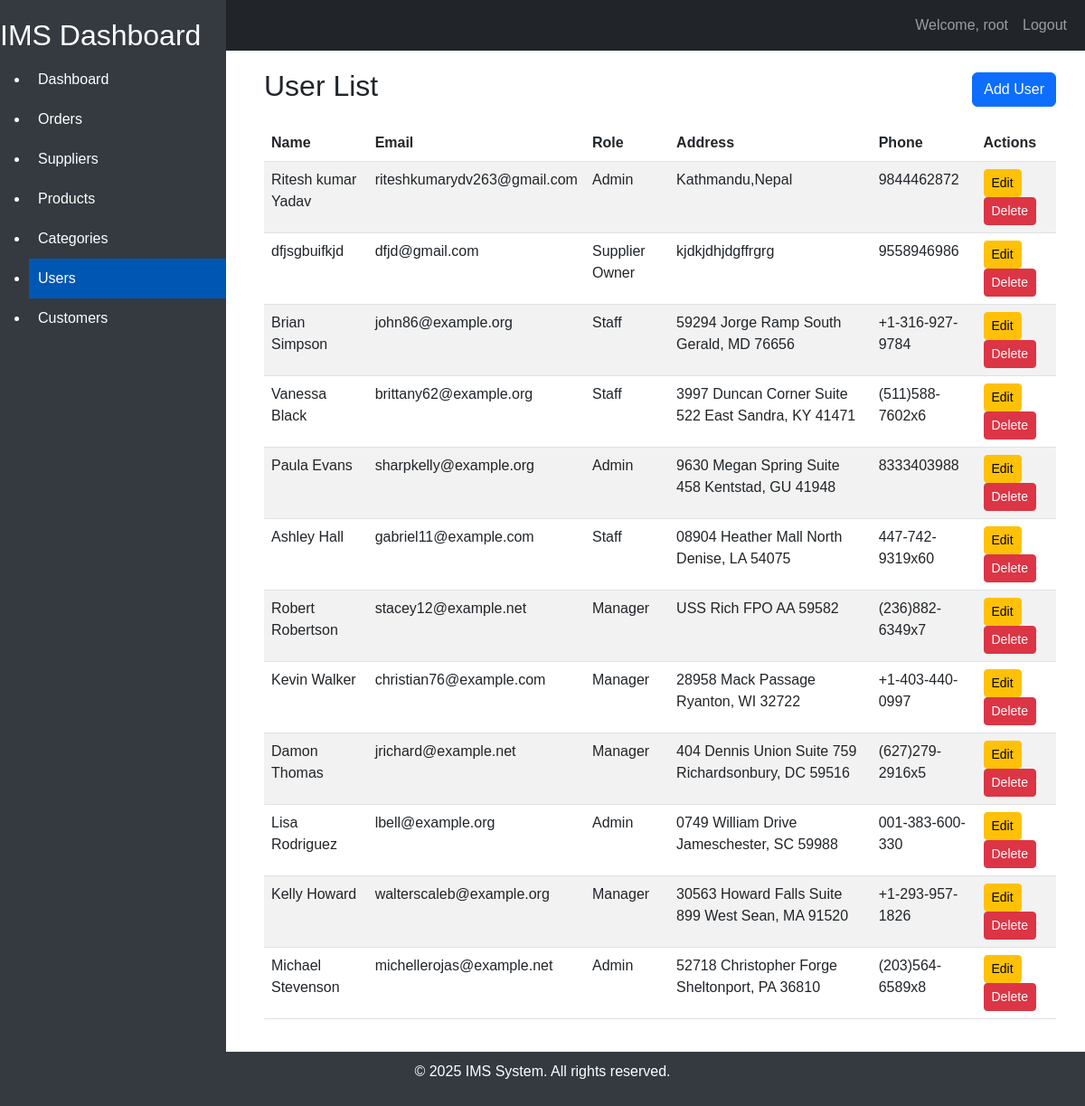
Page /user/users/ (signed in) on the committed database.
### user/models.py (models this page shows, shortened)
class User(models.Model):
    id = models.AutoField(primary_key=True)
    name = models.CharField(max_length=100)
    email = models.EmailField(unique=True)
    phone = models.CharField(max_length=15, blank=True, null=True)
    password = models.CharField(max_length=100)
    created_at = models.DateTimeField(auto_now_add=True)
    updated_at = models.DateTimeField(auto_now=True)
    address = models.TextField(blank=True, null=True)
    role = models.ForeignKey(
    Role,
    on_delete=models.SET_NULL,
    null=True,
    blank=True,
    default=None,  # or the ID of an existin  g Role object
)
    class Meta:
        db_table = 'users'
        verbose_name = 'User'
        verbose_name_plural = 'Users'

class Role(models.Model):
    name = models.CharField(max_length=50, unique=True)
    class Meta:
        db_table = 'roles'
        verbose_name = 'Role'
        verbose_name_plural = 'Roles'
    def __str__(self):
        return self.name

### user/views.py (the view)
# urls.py: path('users/', UserListView.as_view(), name='user-list'),
class UserListView(LoginRequiredMixin, ListView):
    model = User
    template_name = 'users/user_list.html'
    context_object_name = 'users'

### user/templates/users/user_list.html (shortened to what this page needs)
{% extends "home/base.html" %}
{% block content %}
<div class="container-fluid">
    <div class="d-flex justify-content-between align-items-center mb-3">
        <h2>User List</h2>
        <a href="{% url 'user-create' %}" class="btn btn-primary">Add User</a>
    </div>
    <table class="table table-striped">
        <thead>
            <tr>
                <th>Name</th>
                <th>Email</th>
                <th>Role</th>
                <th>Address</th>
                <th>Phone</th>
                <th>Actions</th>
            </tr>
        </thead>
        <tbody>
            {% for user in users %}
            <tr>
                <td>{{ user.name }}</td>
                <td>{{ user.email }}</td>
                <td>{{ user.role }}</td>
                <td>{{ user.address }}</td>
                <td>{{ user.phone }}</td>
                <td>
                    <a href="{% url 'user-update' user.id %}" class="btn btn-sm btn-warning">Edit</a>
                    <a href="{% url 'user-delete' user.id %}" class="btn btn-sm btn-danger">Delete</a>
                </td>
            </tr>
            {% empty %}
            <tr>
                <td colspan="6" class="text-center">No users found.</td>
            </tr>
            {% endfor %}
        </tbody>
    </table>
</div>
{% endblock %}

### home/templates/home/base.html (shortened to what this page needs)
<!DOCTYPE html>
<html lang="en">
<head>
    <link href="https://cdn.jsdelivr.net/npm/bootstrap@5.3.0-alpha1/dist/css/bootstrap.min.css" rel="stylesheet">
</head>
<body>
    <nav class="navbar navbar-expand-lg navbar-dark bg-dark">
        <div class="container-fluid">
            <a class="navbar-brand" href="#">IMS</a>
            <div class="collapse navbar-collapse" id="navbarNav">
                <ul class="navbar-nav ms-auto">
                    {% if user.is_authenticated %}
                    <li class="nav-item">
                        <a class="nav-link" href="#">Welcome, {{ user.username }}</a>
                    </li>
                    <li class="nav-item">
                        <a class="nav-link" href="{% url 'logout' %}">Logout</a>
                    </li>
                    {% endif %}
                </ul>
            </div>
        </div>
    </nav>
    <div class="sidebar">
        <h2>IMS Dashboard</h2>
        <ul>
            <li>
                <a href="{% url 'dashboard' %}"
                    class="{% if request.path == '/dashboard/' %}active{% endif %}">Dashboard</a>
            </li>
            <li>
                <a href="{% url 'order_list' %}"
                    class="{% if request.path == '/orders/' %}active{% endif %}">Orders</a>
            </li>
            <li>
                <a href="{% url 'supplier-list' %}"
                    class="{% if request.path == '/suppliers/' %}active{% endif %}">Suppliers</a>
            </li>
            <li>
                <a href="{% url 'product-list' %}"
                    class="{% if request.path == '/product/products/' %}active{% endif %}">Products</a>
            </li>
            <li>
                <a href="{% url 'category-list' %}"
                    class="{% if request.path == '/product/category/' %}active{% endif %}">Categories</a>
            </li>
            <li>
                <a href="{% url 'user-list' %}"
                    class="{% if request.path == '/user/users/' %}active{% endif %}">Users</a>
            </li>
            <li>
                <a href="{% url 'customer-list' %}"
                    class="{% if request.path == '/customers/' %}active{% endif %}">Customers</a>
            </li>
        </ul>
    </div>
    <div class="content">
        {% block content %}
        {% endblock %}
    </div>
    <footer class="footer">
        <div class="container">
            <p>&copy; 2025 IMS System. All rights reserved.</p>
        </div>
    </footer>
</body>
</html>

### home/templates/home/base.html (style rules this page uses)
body { font-family: Arial, sans-serif; display: flex; flex-direction: column; min-height: 100vh; }
.sidebar { position: fixed; top: 0; left: 0; height: 100%; width: 250px; background-color: #343a40; color: #fff; padding-top: 20px; }
.sidebar a { color: #fff; text-decoration: none; padding: 10px; display: block; }
.sidebar .active { background-color: #0056b3; }
.content { margin-left: 260px; padding: 20px; flex: 1; }
.footer { background-color: #343a40; color: white; text-align: center; padding: 10px 0; position: relative; width: 100%; }

### rows in the picture
User: name "Ritesh kumar Yadav", email "riteshkumarydv263@gmail.com", role "Admin", address "Kathmandu,Nepal", phone "9844462872"
User: name "dfjsgbuifkjd", email "dfjd@gmail.com", role "Supplier Owner", address "kjdkjdhjdgffrgrg", phone "9558946986"
User: name "Brian Simpson", email "john86@example.org", role "Staff", address "59294 Jorge Ramp South Gerald, MD 76656", phone "+1-316-927-9784"
User: name "Vanessa Black", email "brittany62@example.org", role "Staff", address "3997 Duncan Corner Suite 522 East Sandra, KY 41471", phone "(511)588-7602x6"
User: name "Paula Evans", email "sharpkelly@example.org", role "Admin", address "9630 Megan Spring Suite 458 Kentstad, GU 41948", phone "8333403988"
User: name "Ashley Hall", email "gabriel11@example.com", role "Staff", address "08904 Heather Mall North Denise, LA 54075", phone "447-742-9319x60"
User: name "Robert Robertson", email "stacey12@example.net", role "Manager", address "USS Rich FPO AA 59582", phone "(236)882-6349x7"
User: name "Kevin Walker", email "christian76@example.com", role "Manager", address "28958 Mack Passage Ryanton, WI 32722", phone "+1-403-440-0997"
User: name "Damon Thomas", email "jrichard@example.net", role "Manager", address "404 Dennis Union Suite 759 Richardsonbury, DC 59516", phone "(627)279-2916x5"
User: name "Lisa Rodriguez", email "lbell@example.org", role "Admin", address "0749 William Drive Jameschester, SC 59988", phone "001-383-600-330"
User: name "Kelly Howard", email "walterscaleb@example.org", role "Manager", address "30563 Howard Falls Suite 899 West Sean, MA 91520", phone "+1-293-957-1826"
User: name "Michael Stevenson", email "michellerojas@example.net", role "Admin", address "52718 Christopher Forge Sheltonport, PA 36810", phone "(203)564-6589x8"

### other values in the picture
{{ user.username }} "root"
